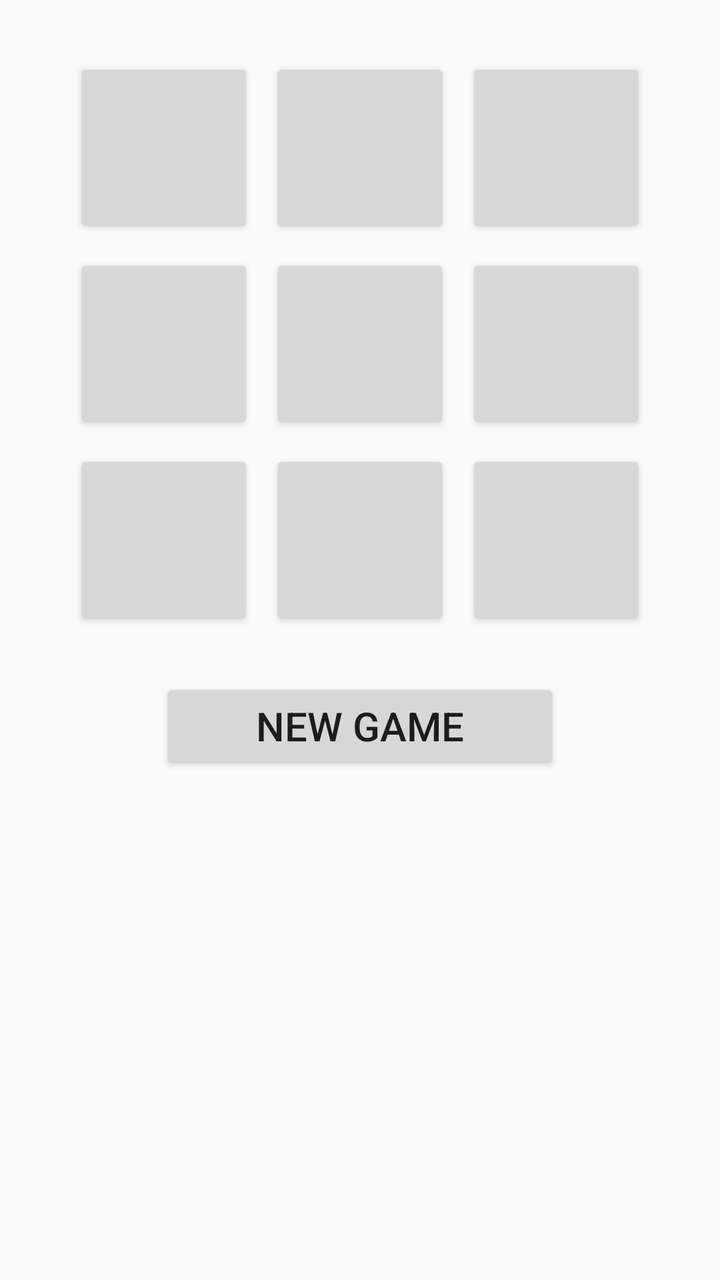
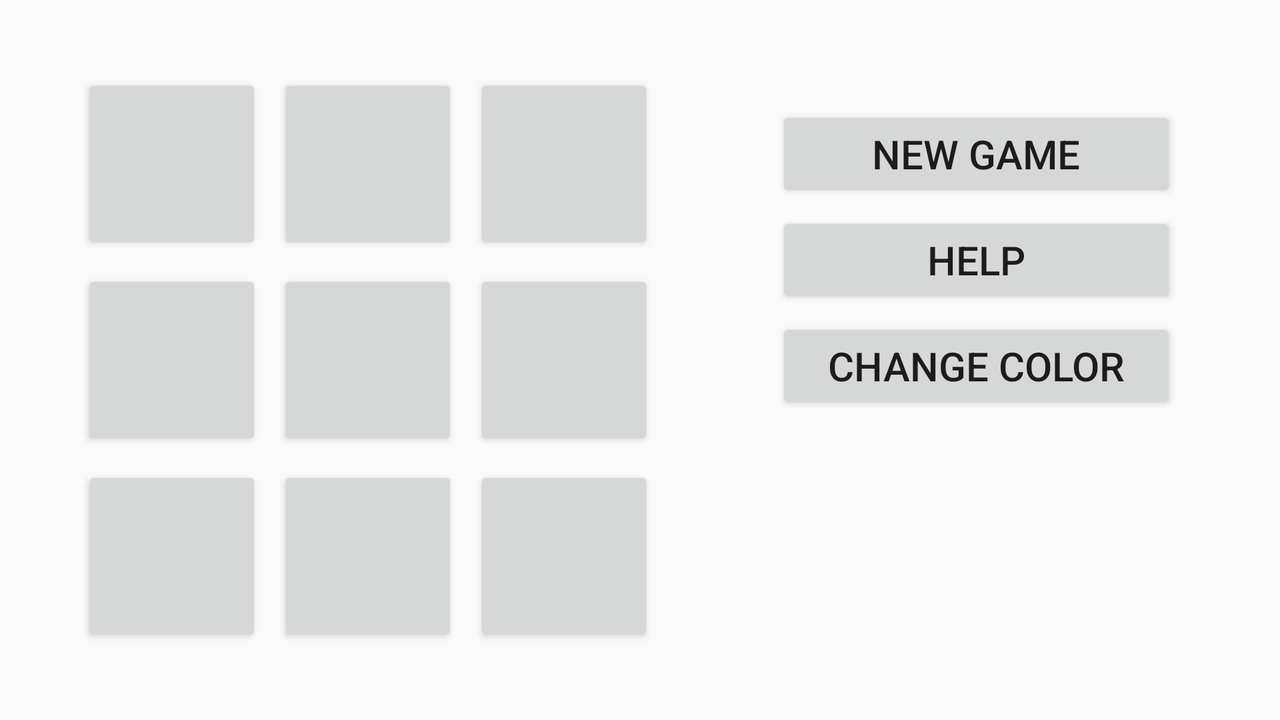

An Android layout and its configuration variant, each rendered on a device that would load it. The default file and the variant file are quoted in full after the pictures.
<!-- AndroidManifest.xml: application theme Theme.Lights_Out. -->
<!-- res/layout/activity_main.xml -->
<?xml version="1.0" encoding="utf-8"?>
<androidx.constraintlayout.widget.ConstraintLayout xmlns:android="http://schemas.android.com/apk/res/android"
    xmlns:app="http://schemas.android.com/apk/res-auto"
    xmlns:tools="http://schemas.android.com/tools"
    android:id="@+id/main"
    android:layout_width="match_parent"
    android:layout_height="match_parent"
    tools:context=".MainActivity">

    <GridLayout
        android:id="@+id/light_grid"
        android:layout_width="wrap_content"
        android:layout_height="wrap_content"
        android:useDefaultMargins="true"
        android:columnCount="3"
        android:rowCount="3"
        android:layout_margin="25dp"
        app:layout_constraintLeft_toLeftOf="parent"
        app:layout_constraintRight_toRightOf="parent"
        app:layout_constraintTop_toTopOf="parent" >

        <Button style="@style/LightButton" />
        <Button style="@style/LightButton" />
        <Button style="@style/LightButton" />
        <Button style="@style/LightButton" />
        <Button style="@style/LightButton" />
        <Button style="@style/LightButton" />
        <Button style="@style/LightButton" />
        <Button style="@style/LightButton" />
        <Button style="@style/LightButton" />
    </GridLayout>

    <Button
        android:id="@+id/new_game_button"
        style="@style/GameOptionButton"
        android:layout_marginTop="20dp"
        android:text="@string/new_game"
        android:onClick="onNewGameClick"
        app:layout_constraintLeft_toLeftOf="parent"
        app:layout_constraintRight_toRightOf="parent"
        app:layout_constraintTop_toBottomOf="@id/light_grid" />

</androidx.constraintlayout.widget.ConstraintLayout>
<!-- resources referenced by this layout -->
<resources>
  <string name="new_game">New Game</string>
  <style name="GameOptionButton">
          <item name="android:layout_height">wrap_content</item>
          <item name="android:layout_width">200dp</item>
          <item name="android:layout_marginTop">5dp</item>
          <item name="android:layout_marginLeft">20dp</item>
          <item name="android:layout_marginRight">20dp</item>
          <item name="android:textSize">20sp</item>
      </style>
  <style name="LightButton">
          <item name="android:layout_height">
              90dp
          </item>
          <item name="android:layout_width">
              90dp
          </item>
      </style>
  <style name="Theme.Lights_Out." parent="Theme.AppCompat.Light.DarkActionBar">
          <item name="colorPrimary">@color/blue_500</item>
          <item name="colorPrimaryDark">@color/blue_700</item>
      </style>
  <color name="blue_500">#3F51B5</color>
  <color name="blue_700">#303F9F</color>
</resources>
<!-- res/layout-land/activity_main.xml (the repository's variant of the layout above) -->
<!-- drawn on the phone turned sideways -->
<?xml version="1.0" encoding="utf-8"?>
<androidx.constraintlayout.widget.ConstraintLayout xmlns:android="http://schemas.android.com/apk/res/android"
    xmlns:app="http://schemas.android.com/apk/res-auto"
    xmlns:tools="http://schemas.android.com/tools"
    android:id="@+id/main"
    android:layout_width="match_parent"
    android:layout_height="match_parent"
    tools:context=".MainActivity">

    <GridLayout
        android:id="@+id/light_grid"
        android:layout_width="wrap_content"
        android:layout_height="wrap_content"
        android:useDefaultMargins="true"
        android:columnCount="3"
        android:rowCount="3"
        android:layout_margin="5dp"
        app:layout_constraintLeft_toLeftOf="parent"
        app:layout_constraintRight_toLeftOf="@+id/new_game_button"
        app:layout_constraintTop_toTopOf="parent"
        app:layout_constraintBottom_toBottomOf="parent" >

        <Button style="@style/LightButton" android:contentDescription="@string/on_off_button"/>
        <Button style="@style/LightButton" android:contentDescription="@string/on_off_button"/>
        <Button style="@style/LightButton" android:contentDescription="@string/on_off_button"/>
        <Button style="@style/LightButton" android:contentDescription="@string/on_off_button"/>
        <Button style="@style/LightButton" android:contentDescription="@string/on_off_button"/>
        <Button style="@style/LightButton" android:contentDescription="@string/on_off_button"/>
        <Button style="@style/LightButton" android:contentDescription="@string/on_off_button"/>
        <Button style="@style/LightButton" android:contentDescription="@string/on_off_button"/>
        <Button style="@style/LightButton" android:contentDescription="@string/on_off_button"/>
    </GridLayout>

    <Button
        android:id="@+id/new_game_button"
        style="@style/GameOptionButton"
        android:layout_marginTop="20dp"
        android:text="@string/new_game"
        android:onClick="onNewGameClick"
        app:layout_constraintLeft_toRightOf="@+id/light_grid"
        app:layout_constraintRight_toRightOf="parent"
        app:layout_constraintTop_toTopOf="@+id/light_grid" />

    <Button
        android:id="@+id/help_button"
        style="@style/GameOptionButton"
        android:text="@string/help_button"
        android:onClick="onHelpClick"
        app:layout_constraintLeft_toLeftOf="@id/new_game_button"
        app:layout_constraintRight_toRightOf="@id/new_game_button"
        app:layout_constraintTop_toBottomOf="@id/new_game_button" />

    <Button
        android:id="@+id/change_color_button"
        style="@style/GameOptionButton"
        android:text="@string/color_button"
        android:onClick="onChangeColorClick"
        app:layout_constraintLeft_toLeftOf="@id/new_game_button"
        app:layout_constraintRight_toRightOf="@id/new_game_button"
        app:layout_constraintTop_toBottomOf="@id/help_button" />

</androidx.constraintlayout.widget.ConstraintLayout>
<!-- resources referenced by the variant -->
<!-- as the phone turned sideways resolves them -->
<resources>
  <string name="color_button">Change Color</string>
  <string name="help_button">Help</string>
  <string name="new_game">New Game</string>
  <string name="on_off_button">on/off_button</string>
  <style name="GameOptionButton">
          <item name="android:layout_height">wrap_content</item>
          <item name="android:layout_width">200dp</item>
          <item name="android:layout_marginTop">5dp</item>
          <item name="android:layout_marginLeft">20dp</item>
          <item name="android:layout_marginRight">20dp</item>
          <item name="android:textSize">20sp</item>
      </style>
  <style name="LightButton">
          <item name="android:layout_height">
              90dp
          </item>
          <item name="android:layout_width">
              90dp
          </item>
      </style>
  <style name="Theme.Lights_Out." parent="Theme.AppCompat.Light.DarkActionBar">
          <item name="colorPrimary">@color/blue_500</item>
          <item name="colorPrimaryDark">@color/blue_700</item>
      </style>
  <color name="blue_500">#3F51B5</color>
  <color name="blue_700">#303F9F</color>
</resources>
